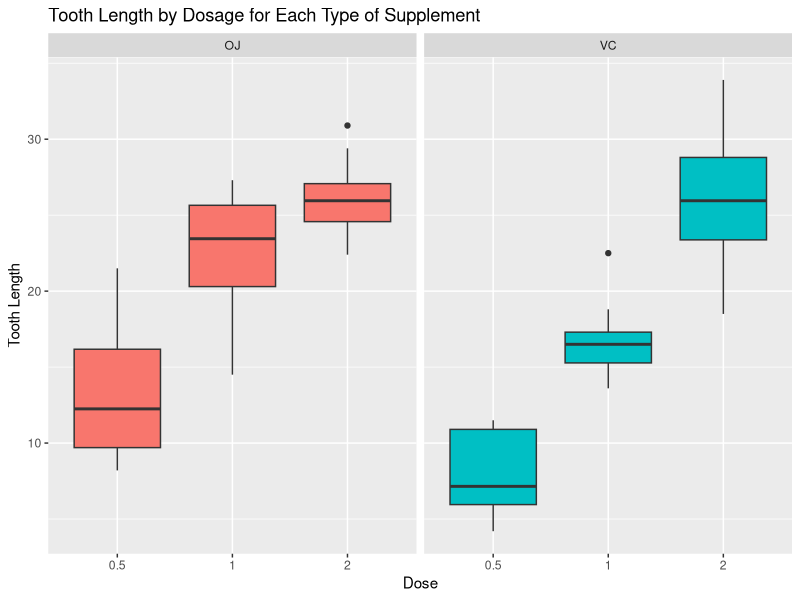

This chart was generated by the following R code:
## ---- chunk 1
data("ToothGrowth")
tg <- ToothGrowth
## ---- chunk 2
library(ggplot2)

ggplot(tg, aes(x = factor(dose), y = len, fill = supp)) +
       facet_grid(.~supp) + geom_boxplot(show_guide=FALSE) +
       xlab('Dose') + ylab('Tooth Length') + 
       ggtitle('Tooth Length by Dosage for Each Type of Supplement')
## ---- chunk 3
# by supplement type
hyp_test <- t.test(len ~ supp, data =tg)
c.int <- hyp_test$conf.int
pval <- hyp_test$p.value
## ---- chunk 4
c.int
## ---- chunk 5
pval
## ---- chunk 6
htest1 <- t.test(len ~ supp, data = subset(tg, dose == 0.5))
## ---- chunk 7
c.int1 <- htest1$conf.int
c.int1
## ---- chunk 8
pval1 <- htest1$p.value
pval1
## ---- chunk 9
htest2 <- t.test(len ~ supp, data = subset(tg, dose == 1))
## ---- chunk 10
c.int2 <- htest2$conf.int
c.int2
## ---- chunk 11
pval2 <- htest2$p.value
pval2
## ---- chunk 12
htest3 <- t.test(len ~ supp, data = subset(tg, dose == 2.0))
## ---- chunk 13
c.int3 <- htest3$conf.int
c.int3
## ---- chunk 14
pval3 <- htest3$p.value
pval3
